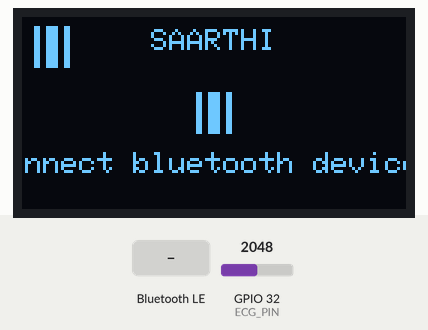
This sketch was run on a simulated ESP32. Parts: 128×64 one-colour display. The inputs (shaded band) are chosen by the test bench; at power-on: GPIO 32 (ECG_PIN) = 2048. Nothing arrives over Bluetooth unless stated; a phone connects over Bluetooth LE 3 s after start; what the sketch prints to the serial monitor is not drawn.

Above: at 2.3 s.
At 5.8 s:
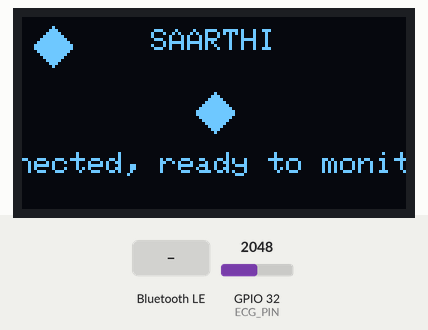
5.9 s: Bluetooth LE write "1" received
At 6.02 s:
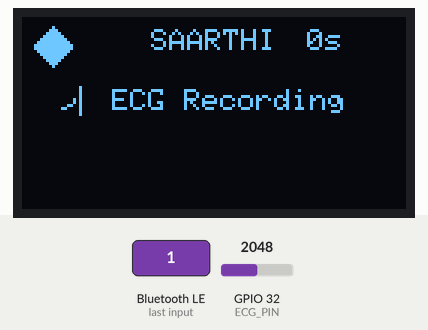
7.7 s: Bluetooth LE write "0" received
At 8.6 s:
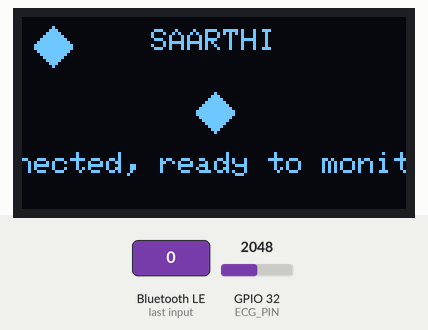
Timing chart, 0 to 10.7 s (numbered marks = the images above; inputs shaded):
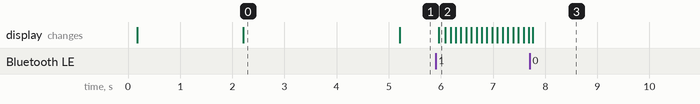

Measured:
- after the input at 5.9 s, the display: changes after 0.06 s (image 2)
- after the input at 7.7 s, the display: changes after 0.06 s (image 3)
- what the display in image 0 shows lasts 3.0 s, from 2.2 s to 5.2 s

The sketch:

saarthi_final.ino
```cpp
#include <BLEDevice.h>
#include <BLEServer.h>
#include <BLEUtils.h>
#include <BLE2902.h>
#include <Wire.h>
#include <Adafruit_GFX.h>
#include <Adafruit_SSD1306.h>
#include <Adafruit_MLX90614.h>
#include "MAX30100_PulseOximeter.h"
#include "icons.h"

// OLED Configuration
#define SCREEN_WIDTH 128
#define SCREEN_HEIGHT 64
#define OLED_RESET -1
#define OLED_ADDRESS 0x3C

// Pin Definitions
#define ECG_PIN 32                   // A0
#define MAX30100_DEBUG_INTERVAL 2000 // Debug print every 2 seconds

// Timing Constants
#define ECG_SAMPLING_INTERVAL 4           // 4ms (250Hz)
#define VITALS_UPDATE_INTERVAL 1000       // 1 second
#define DISPLAY_UPDATE_INTERVAL 100       // 100ms
#define ECG_MEASUREMENT_DURATION 30000    // 30 seconds
#define VITALS_MEASUREMENT_DURATION 60000 // 60 seconds
#define ECG_BUFFER_SIZE 20                // Number of samples to buffer

// Command Definitions
#define CMD_START_ECG 0x31    // '1'
#define CMD_STOP_ECG 0x30     // '0'
#define CMD_START_VITALS 0x33 // '3'
#define CMD_STOP_VITALS 0x34  // '4'

// BLE UUIDs
#define HEART_RATE_SERVICE_UUID (uint16_t)0x180D
#define HEART_RATE_CHARACTERISTIC_UUID (uint16_t)0x2A37
#define HEALTH_THERM_SERVICE_UUID (uint16_t)0x1809
#define TEMPERATURE_CHAR_UUID (uint16_t)0x2A1C
#define SPO2_SERVICE_UUID (uint16_t)0x1822
#define SPO2_CHARACTERISTIC_UUID (uint16_t)0x2A5E

#define ECG_SERVICE_UUID "4fafc201-1fb5-459e-8fcc-c5c9c331914b"
#define ECG_CHARACTERISTIC_UUID "beb5483e-36e1-4688-b7f5-ea07361b26a8"

// Global Objects
Adafruit_SSD1306 display(SCREEN_WIDTH, SCREEN_HEIGHT, &Wire, OLED_RESET);
Adafruit_MLX90614 mlx;
PulseOximeter pox;
BLEServer *pServer = nullptr;
BLECharacteristic *pEcgCharacteristic = nullptr;
BLECharacteristic *pHeartRateCharacteristic = nullptr;
BLECharacteristic *pTempCharacteristic = nullptr;
BLECharacteristic *pSpO2Characteristic = nullptr;

// State Variables
struct DeviceState
{
    bool bleConnected = false;
    bool ecgActive = false;
    bool vitalsActive = false;
    bool initError = false;
    unsigned long measurementStartTime = 0;
    unsigned long lastEcgReading = 0;
    unsigned long lastVitalsUpdate = 0;
    unsigned long lastDisplayUpdate = 0;
    uint16_t ecgBuffer[ECG_BUFFER_SIZE];
    int ecgBufferIndex = 0;
    float currentHeartRate = 0;
    uint8_t currentSpO2 = 0;
    float currentTemp = 0;
    unsigned long lastDebugUpdate = 0;
    bool poxActive = false; // Track if pulse oximeter is running
} state;

// Function Declarations
void setupBLE();
void setupEcgService();
void setupHealthServices();
void displayEcgScreen();
void displayVitalsScreen();
void onBeatDetected();
void startAdvertising();
void initializeSensors();
void updateDisplay();
void handleEcgMeasurement();
void handleVitalsMeasurement();
void sendEcgBuffer();
void updateVitals();
void handleCommand(uint8_t command);
void debugMAX30100();

// Callback for PulseOximeter beat detection
void onBeatDetected()
{
    // Serial.println("♥ Beat!");
    // Could add visual feedback on display here
}

// BLE Server Callbacks
class ServerCallbacks : public BLEServerCallbacks
{
    void onConnect(BLEServer *pServer) override
    {
        state.bleConnected = true;
        // Serial.println("Client connected");
        updateDisplay();
    }

    void onDisconnect(BLEServer *pServer) override
    {
        state.bleConnected = false;
        state.ecgActive = false;
        state.vitalsActive = false;
        // Serial.println("Client disconnected");
        BLEDevice::startAdvertising();
        updateDisplay();
    }
};

// BLE Characteristic Callbacks
class CharacteristicCallbacks : public BLECharacteristicCallbacks
{
    void onWrite(BLECharacteristic *pCharacteristic) override
    {
        String rxValue = pCharacteristic->getValue();
        if (rxValue.length() > 0)
        {
            uint8_t command = rxValue[0];
            handleCommand(command);
        }
    }

    void handleCommand(uint8_t command)
    {
        switch (command)
        {
        case CMD_START_ECG:
            if (!state.ecgActive && !state.vitalsActive)
            {
                state.ecgActive = true;
                state.measurementStartTime = millis();
                state.ecgBufferIndex = 0;
                // Serial.println("ECG measurement started");
            }
            break;

        case CMD_STOP_ECG:
            if (state.ecgActive)
            {
                state.ecgActive = false;
                sendEcgBuffer(); // Send any remaining data
                // Serial.println("ECG measurement stopped");
            }
            break;

        case CMD_START_VITALS:
            if (!state.ecgActive && !state.vitalsActive)
            {
                state.vitalsActive = true;
                state.measurementStartTime = millis();
                if (!state.poxActive)
                {
                    pox.resume();
                    state.poxActive = true;
                    // Serial.println("Pulse oximeter resumed");
                }
                // Serial.println("Vitals measurement started");
            }
            break;

        case CMD_STOP_VITALS:
            if (state.vitalsActive)
            {
                state.vitalsActive = false;
                if (state.poxActive)
                {
                    pox.shutdown();
                    state.poxActive = false;
                    // Serial.println("Pulse oximeter shut down");
                }
                // Serial.println("Vitals measurement stopped");
            }
            break;
        }
        updateDisplay();
    }
};

void setup()
{
    Serial.begin(115200);
    Wire.begin();

    // Initialize Display
    if (!display.begin(SSD1306_SWITCHCAPVCC, OLED_ADDRESS))
    {
        // Serial.println(F("SSD1306 allocation failed"));
        state.initError = true;
    }

    display.clearDisplay();
    display.setTextColor(WHITE); // Set default text color
    display.setTextSize(1);      // Set default text size
    display.cp437(true);         // Use full 256 char 'Code Page 437' font
    display.dim(false);          // Set maximum contrast
    display.setTextWrap(false);  // Disable text wrapping

    // Show initial display buffer to ensure display is working
    display.display();
    delay(100); // Brief delay to ensure display is ready

    // Show welcome screen
    showWelcomeScreen();
    delay(2000); // Show welcome screen for 2 seconds

    // Initialize other components
    initializeSensors();

    // Setup BLE if no initialization errors occurred
    if (!state.initError)
    {
        setupBLE();
    }

    // Clear display and show initial state
    display.clearDisplay();
    updateDisplay();
    display.display(); // Make sure to call display() after updating
}

void initializeSensors()
{
    // Initialize MLX90614
    if (!mlx.begin())
    {
        // Serial.println("MLX90614 initialization failed");
        state.initError = true;
        return;
    }

    Serial.println("Initializing MAX30100...");
    if (!pox.begin())
    {
        // Serial.println("MAX30100 initialization failed!");
        // Serial.println("Check your wiring and I2C address!");
        // Try to get more information
        Wire.beginTransmission(0x57); // MAX30100 I2C address
        // if (Wire.endTransmission() != 0)
        // {
        //     Serial.println("MAX30100 not found on I2C bus!");
        // }
        state.initError = true;
        return;
    }

    Serial.println("MAX30100 initialized successfully!");
    pox.setOnBeatDetectedCallback(onBeatDetected);
    // pox.setIRLedCurrent(MAX30100_LED_CURR_7_6MA);
    state.poxActive = false;
    pox.shutdown();
}
void debugMAX30100()
{
    if (millis() - state.lastDebugUpdate >= MAX30100_DEBUG_INTERVAL)
    {
        Serial.println("\n=== MAX30100 Debug Info ===");
        Serial.print("Heart Rate: ");
        Serial.print(pox.getHeartRate());
        Serial.print(" bpm / SpO2: ");
        Serial.print(pox.getSpO2());
        Serial.println("%");

        // Simple connection status
        Serial.print("Sensor Status: ");
        Serial.println(state.poxActive ? "Active" : "Inactive");
        Serial.println("========================");

        state.lastDebugUpdate = millis();
    }
}

void setupBLE()
{
    BLEDevice::init("HEALTH_MONITOR");
    pServer = BLEDevice::createServer();
    pServer->setCallbacks(new ServerCallbacks());

    // Create services and characteristics
    setupEcgService();
    setupHealthServices();

    // Start advertising
    startAdvertising();
    // Serial.println("BLE advertising started");
}

void setupEcgService()
{
    BLEService *pEcgService = pServer->createService(ECG_SERVICE_UUID);
    pEcgCharacteristic = pEcgService->createCharacteristic(
        ECG_CHARACTERISTIC_UUID,
        BLECharacteristic::PROPERTY_READ |
            BLECharacteristic::PROPERTY_WRITE |
            BLECharacteristic::PROPERTY_NOTIFY);
    pEcgCharacteristic->setCallbacks(new CharacteristicCallbacks());
    pEcgCharacteristic->addDescriptor(new BLE2902());
    pEcgService->start();
}

void setupHealthServices()
{
    // Heart Rate Service
    BLEService *pHrService = pServer->createService(HEART_RATE_SERVICE_UUID);
    pHeartRateCharacteristic = pHrService->createCharacteristic(
        HEART_RATE_CHARACTERISTIC_UUID,
        BLECharacteristic::PROPERTY_READ |
            BLECharacteristic::PROPERTY_NOTIFY);
    pHeartRateCharacteristic->addDescriptor(new BLE2902());
    pHrService->start();

    // Temperature Service
    BLEService *pTempService = pServer->createService(HEALTH_THERM_SERVICE_UUID);
    pTempCharacteristic = pTempService->createCharacteristic(
        TEMPERATURE_CHAR_UUID,
        BLECharacteristic::PROPERTY_READ |
            BLECharacteristic::PROPERTY_NOTIFY);
    pTempCharacteristic->addDescriptor(new BLE2902());
    pTempService->start();

    // SpO2 Service
    BLEService *pSpO2Service = pServer->createService(SPO2_SERVICE_UUID);
    pSpO2Characteristic = pSpO2Service->createCharacteristic(
        SPO2_CHARACTERISTIC_UUID,
        BLECharacteristic::PROPERTY_READ |
            BLECharacteristic::PROPERTY_NOTIFY);
    pSpO2Characteristic->addDescriptor(new BLE2902());
    pSpO2Service->start();
}
// Display screens
void showWelcomeScreen()
{
    display.clearDisplay();

    // Draw borders (optional)
    display.drawRect(0, 0, 128, 64, WHITE); // Border around the screen

    // SAARTHI in larger text, centered
    display.setTextSize(2);
    int16_t x1, y1;
    uint16_t w, h;
    display.getTextBounds("SAARTHI", 0, 0, &x1, &y1, &w, &h);
    int centerX = (128 - w) / 2;
    display.setCursor(centerX, 8);
    display.print("SAARTHI");

    // Draw heart icons on both sides
    display.drawBitmap(2, 8, heart_icon, 16, 16, WHITE);
    display.drawBitmap(110, 8, heart_icon, 16, 16, WHITE);

    // Subtitle
    display.setTextSize(1);
    const char *subtitle = "Portable Health Monitor";
    display.getTextBounds(subtitle, 0, 0, &x1, &y1, &w, &h);
    centerX = (128 - w) / 2;
    display.setCursor(centerX, 35);
    display.print(subtitle);

    // Credits
    const char *credits = "by Kuldeep & Harshal";
    display.getTextBounds(credits, 0, 0, &x1, &y1, &w, &h);
    centerX = (128 - w) / 2;
    display.setCursor(centerX, 50);
    display.print(credits);

    display.display();
}

void updateDisplay()
{
    display.clearDisplay();

    // Top status bar
    drawStatusBar();

    if (state.initError)
    {
        drawErrorScreen();
    }
    else if (state.ecgActive)
    {
        drawEcgScreen();
    }
    else if (state.vitalsActive)
    {
        drawVitalsScreen();
    }
    else
    {
        drawIdleScreen();
    }

    display.display();
}

void drawStatusBar()
{
    // Draw top border line
    // display.drawFastHLine(0, 0, 128, WHITE);

    // Show play/pause icon based on connection status
    if (state.bleConnected)
    {
        display.drawBitmap(2, 2, play_icon, 16, 16, WHITE);
    }
    else
    {
        display.drawBitmap(2, 2, pause_icon, 16, 16, WHITE);
    }

    // SAARTHI text in center - ensure proper positioning
    display.setTextSize(1);
    display.setTextColor(WHITE); // Explicitly set text color
    int16_t x1, y1;
    uint16_t w, h;
    display.getTextBounds("SAARTHI", 0, 0, &x1, &y1, &w, &h); // Get text dimensions
    int centerX = (128 - w) / 2;                              // Calculate center position
    display.setCursor(centerX, 4);
    display.print("SAARTHI");

    // Timer on right (if measuring)
    if (state.ecgActive || state.vitalsActive)
    {
        unsigned long elapsed = (millis() - state.measurementStartTime) / 1000;
        String timer = String(elapsed) + "s";
        display.setCursor(95, 4);
        display.print(timer);
    }

    // Bottom border of status bar
    // display.drawFastHLine(0, 16, 128, WHITE);
}

void drawErrorScreen()
{
    // Center error icon
    display.drawBitmap(56, 24, error_icon, 16, 16, WHITE);

    display.setTextSize(1);
    display.setCursor(15, 45);
    display.print("Please restart device");
}

void drawEcgScreen()
{
    // ECG title and icon
    display.drawBitmap(10, 20, ecg_icon, 16, 16, WHITE);
    display.setCursor(30, 24);
    display.print("ECG Recording");

    // ECG visualization
    int baseline = 45;
    for (int i = 0; i < state.ecgBufferIndex; i++)
    {
        int x = map(i, 0, ECG_BUFFER_SIZE, 0, SCREEN_WIDTH);
        int y = map(state.ecgBuffer[i], 0, 4095, baseline + 10, baseline - 10);
        display.drawPixel(x, y, WHITE);
    }
}
void drawVitalsScreen()
{
    display.setTextSize(1);
    display.setTextColor(WHITE); // Explicitly set text color

    // Heart Rate with icon
    display.drawBitmap(10, 20, heart_icon, 16, 16, WHITE);
    display.setCursor(30, 22);
    display.print("HR:    ");
    display.print(state.currentHeartRate, 0);
    display.print(" BPM");

    // SpO2 with icon
    display.drawBitmap(10, 34, spo2_icon, 16, 16, WHITE);
    display.setCursor(30, 35);
    display.print("SpO2:");
    display.print(state.currentSpO2);
    display.print("%");

    // Temperature with icon
    display.drawBitmap(10, 51, temp_icon, 16, 16, WHITE);
    display.setCursor(30, 51);
    display.print("Temp:");
    display.print(state.currentTemp, 1);
    display.print("  C");

    // Draw connecting lines between readings
    // display.drawFastHLine(10, 36, 108, WHITE);
    // display.drawFastHLine(10, 54, 108, WHITE);
}

void drawIdleScreen()
{
    if (state.bleConnected)
    {
        // Ready to measure state
        display.drawBitmap(56, 24, play_icon, 16, 16, WHITE);
        display.setTextSize(1);
        display.setTextColor(WHITE); // Explicitly set text color

        // Center the text
        int16_t x1, y1;
        uint16_t w, h;
        const char *text = "Connected, ready to monitor!";
        display.getTextBounds(text, 0, 0, &x1, &y1, &w, &h);
        int centerX = (128 - w) / 2;
        display.setCursor(centerX, 45);
        display.print(text);
    }
    else
    {
        // Not connected state
        display.drawBitmap(56, 24, pause_icon, 16, 16, WHITE);
        display.setTextSize(1);
        display.setTextColor(WHITE); // Explicitly set text color

        // Center the text
        int16_t x1, y1;
        uint16_t w, h;
        const char *text = "Connect bluetooth device!";
        display.getTextBounds(text, 0, 0, &x1, &y1, &w, &h);
        int centerX = (128 - w) / 2;
        display.setCursor(centerX, 45);
        display.print(text);
    }
}
void startAdvertising()
{
    BLEAdvertising *pAdvertising = BLEDevice::getAdvertising();

    // Add services to advertising
    pAdvertising->addServiceUUID(ECG_SERVICE_UUID);
    pAdvertising->addServiceUUID(HEART_RATE_SERVICE_UUID);
    pAdvertising->addServiceUUID(HEALTH_THERM_SERVICE_UUID);
    pAdvertising->addServiceUUID(SPO2_SERVICE_UUID);

    // Set advertising parameters
    pAdvertising->setScanResponse(true);
    pAdvertising->setMinPreferred(0x06); // functions that help with iPhone connections issue
    pAdvertising->setMaxPreferred(0x12);

    BLEDevice::startAdvertising();
}

void handleEcgMeasurement()
{
    unsigned long currentTime = millis();

    // Check if measurement period is complete
    if (currentTime - state.measurementStartTime >= ECG_MEASUREMENT_DURATION)
    {
        state.ecgActive = false;
        sendEcgBuffer();
        // Serial.println("ECG measurement completed");
        return;
    }

    // Sample ECG
    if (currentTime - state.lastEcgReading >= ECG_SAMPLING_INTERVAL)
    {
        uint16_t ecgValue = analogRead(ECG_PIN);
        Serial.println(ecgValue);
        state.ecgBuffer[state.ecgBufferIndex++] = ecgValue;
        state.lastEcgReading = currentTime;

        if (state.ecgBufferIndex >= ECG_BUFFER_SIZE)
        {
            sendEcgBuffer();
        }
    }
}

void handleVitalsMeasurement()
{
    unsigned long currentTime = millis();

    // Check if measurement period is complete
    if (currentTime - state.measurementStartTime >= VITALS_MEASUREMENT_DURATION)
    {
        state.vitalsActive = false;
        if (state.poxActive)
        {
            pox.shutdown();
            state.poxActive = false;
            // Serial.println("Pulse oximeter shut down");
        }
        // Serial.println("Vitals measurement completed");
        return;
    }

    // Update vitals
    if (currentTime - state.lastVitalsUpdate >= VITALS_UPDATE_INTERVAL)
    {
        updateVitals();
        state.lastVitalsUpdate = currentTime;
    }
}

void sendEcgBuffer()
{
    if (state.ecgBufferIndex > 0 && state.bleConnected)
    {
        uint8_t buffer[ECG_BUFFER_SIZE * 2];
        for (int i = 0; i < state.ecgBufferIndex; i++)
        {
            buffer[i * 2] = state.ecgBuffer[i] & 0xFF;
            buffer[i * 2 + 1] = (state.ecgBuffer[i] >> 8) & 0xFF;
        }
        pEcgCharacteristic->setValue(buffer, state.ecgBufferIndex * 2);
        pEcgCharacteristic->notify();
        state.ecgBufferIndex = 0;
    }
}

void updateVitals()
{
    pox.update();
    state.currentHeartRate = pox.getHeartRate();
    state.currentSpO2 = pox.getSpO2();
    state.currentTemp = mlx.readObjectTempC();

    if (state.bleConnected)
    {
        // Update heart rate
        uint8_t hrData = (uint8_t)state.currentHeartRate;
        pHeartRateCharacteristic->setValue(&hrData, 1);
        pHeartRateCharacteristic->notify();

        // Update SpO2
        pSpO2Characteristic->setValue(&state.currentSpO2, 1);
        pSpO2Characteristic->notify();

        // Update temperature
        uint32_t tempValue = state.currentTemp * 100;
        uint8_t tempBytes[4];
        memcpy(tempBytes, &tempValue, 4);
        pTempCharacteristic->setValue(tempBytes, 4);
        pTempCharacteristic->notify();
    }
}

void loop()
{
    if (state.initError)
    {
        updateDisplay();
        delay(1000);
        return;
    }

    unsigned long currentTime = millis();

    // Update display periodically
    if (currentTime - state.lastDisplayUpdate >= DISPLAY_UPDATE_INTERVAL)
    {
        updateDisplay();
        state.lastDisplayUpdate = currentTime;
    }

    // Handle active measurements
    if (state.ecgActive)
    {
        handleEcgMeasurement();
    }

    if (state.vitalsActive)
    {
        handleVitalsMeasurement();
        // debugMAX30100();
    }

    if (state.poxActive)
    {
        pox.update();
    }
}
```

Source omitted: icons.h (data table, 1953 bytes)
